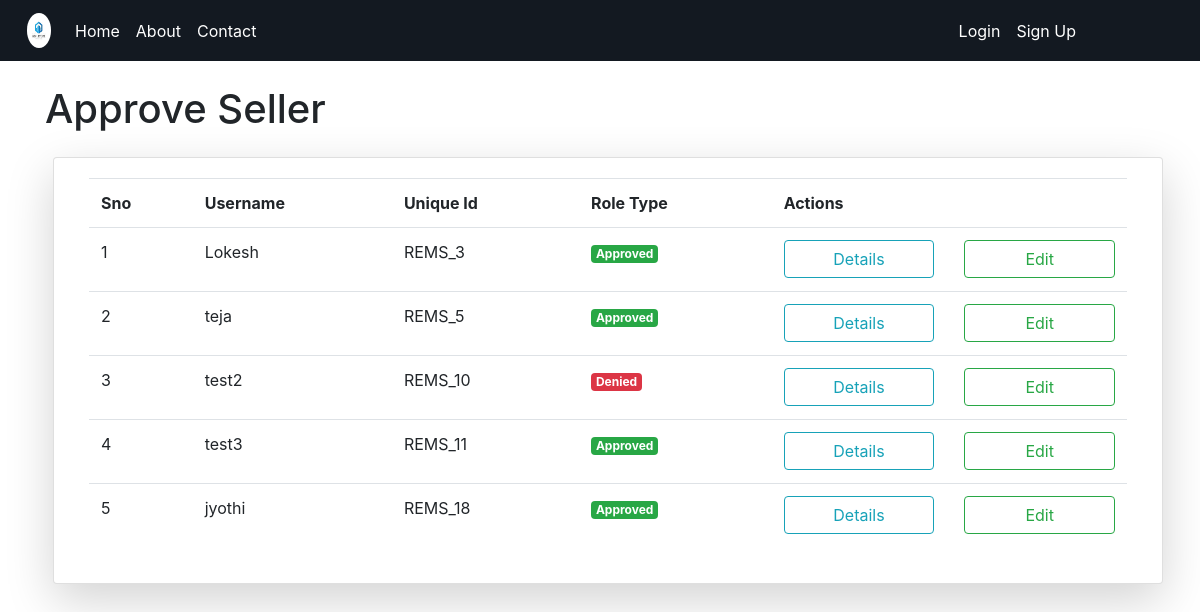
Screenshot of /approval/ with the database file from the repository.
### RApp/models.py (models this page shows)
class User(AbstractUser):
    g = [
        ('0','--- Select Your Gender ---'),
        ('1','Male'),
        ('2','Female'),
    ]
    c=[
        ('0','Guest'),
        ('1','Buyer'),
        ('2','Seller'),
        ('3','Deny')
    ]
    mble = models.CharField(max_length=10,null=True,blank=True)
    gdr = models.CharField(choices=g,default='0',max_length=5)
    role_type_appl=models.CharField(choices=c,default='0',max_length=5)
    role_type=models.CharField(choices=c,default='0',max_length=5)
    eid=models.CharField(max_length=10)
    pfimg=models.ImageField(upload_to='Profiles/',default='pfle.png')

### RApp/views.py (the view)
# urls.py: path('approval/',views.adapprov,name="appr"),
def adapprov(request):
	m2 = User.objects.filter(role_type_appl=2)
	return render(request,'html/adminapproval.html',{'z2':m2})

### templates/html/adminapproval.html (shortened to what this page needs)
{% extends 'html/base.html' %}
{% block content %}
<div class="container">
    <h1 class="my-4">Approve Seller</h1>
    <div class="card col-md shadow-lg mx-2  h-100 my-2">
        <div class="card-body">
            <form method="post">
                <table class="table">
                    <tr>
                        <th>Sno</th>
						<th>Username</th>
						<th>Unique Id</th>
						<th>Role Type</th>
						<th>Actions</th>
                    </tr>
                    {% for j in z2 %}
                    <tr>
						<td>{{forloop.counter}}</td>
						<td>{{j.username}}</td>
						<td>{{j.eid}}</td>
						<td>
							{% if j.role_type == '0' %}
                                <p class="badge badge-warning">Pending</p>
							{% elif j.role_type == '2' %}
								<p class="badge badge-success">Approved</p>
							{% elif j.role_type == '3' %}
								<p class="badge badge-danger">Denied</p>
							{% endif %}
						</td>
						<td>
							<div class="row">
								<div class="col">
									<a href="{% url 'appd' j.id %}" class="btn btn-outline-info form-control">Details</a>
								</div>
								<div class="col">
									<a href="{% url 'appupdsell' j.id %}" class="btn btn-outline-success form-control">Edit</a>
								</div>
							</div>
						</td>
					</tr>
					{% endfor %}
				</table>
            </form>
        </div>
    </div>
</div>
{% endblock %}

### rows the page displays
User: username "Lokesh", eid "REMS_3", role_type "Approved"
User: username "teja", eid "REMS_5", role_type "Approved"
User: username "test2", eid "REMS_10", role_type "Denied"
User: username "test3", eid "REMS_11", role_type "Approved"
User: username "jyothi", eid "REMS_18", role_type "Approved"
